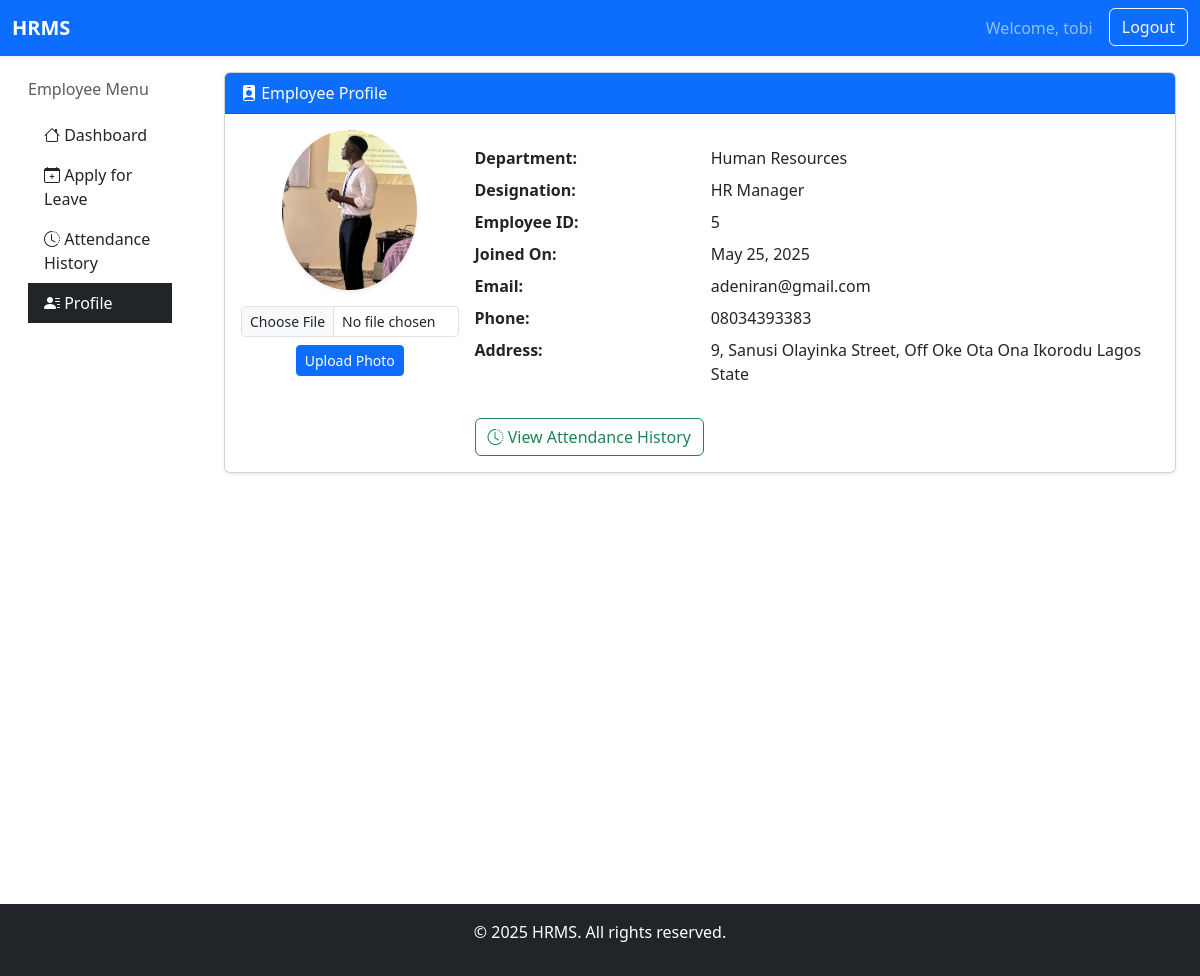
Screenshot of /profile/ (signed in) with the database file from the repository.
### core/models.py (models this page shows, shortened)
class Employee(models.Model):
    user = models.OneToOneField(User, on_delete=models.CASCADE, related_name='employee')
    department = models.CharField(max_length=100)
    designation = models.CharField(max_length=100)
    join_date = models.DateField()
    phone = models.CharField(max_length=15)
    address = models.TextField()
    is_hr = models.BooleanField(default=False)
    avatar = models.ImageField(upload_to='avatars/', blank=True, null=True)

### core/views.py (the view)
# urls.py: path('profile/', views.profile, name='profile'),
@login_required
def profile(request):
    employee = get_object_or_404(Employee, user=request.user)
    return render(request, "core/profile.html", {"employee": employee})

### templates/core/profile.html (shortened to what this page needs)
{% extends "core/base.html" %}
{% load static %}
{% block brand_link %}
<a class="navbar-brand" href="{% url 'hr_dashboard' %}"><b>HRMS</b></a>
{% endblock %}
{% block content %}
{% include "core/emp_sidebar.html" %}
<main class="col-md-9 ms-sm-auto col-lg-10 px-md-4 mt-3">
  <div class="card shadow-sm mb-4">
    <div class="card-header bg-primary text-white">
      <i class="bi bi-person-badge-fill"></i> Employee Profile
    </div>
    <div class="card-body">
      <div class="row g-3">
        <div class="col-md-3 text-center">
          <img src="{% if employee.avatar %}{{ employee.avatar.url }}{% else %}{% static 'img/avatar_placeholder.png' %}{% endif %}"
               class="rounded-circle img-fluid shadow-sm mb-3"
               style="max-height: 160px;" alt="Avatar">
          <form method="post" enctype="multipart/form-data" action="{% url 'upload_profile_picture' employee.id %}">
            <div class="mb-2">
              <input type="file" name="avatar" class="form-control form-control-sm" required>
            </div>
            <button type="submit" class="btn btn-sm btn-primary">Upload Photo</button>
          </form>
        </div>
        <div class="col-md-9">
          <dl class="row">
            <dt class="col-sm-4">Department:</dt>
            <dd class="col-sm-8">{{ employee.department }}</dd>
            <dt class="col-sm-4">Designation:</dt>
            <dd class="col-sm-8">{{ employee.designation }}</dd>
            <dt class="col-sm-4">Employee ID:</dt>
            <dd class="col-sm-8">{{ employee.id }}</dd>
            <dt class="col-sm-4">Joined On:</dt>
            <dd class="col-sm-8">{{ employee.join_date|date:"M d, Y" }}</dd>
            <dt class="col-sm-4">Email:</dt>
            <dd class="col-sm-8">{{ employee.user.email }}</dd>
            <dt class="col-sm-4">Phone:</dt>
            <dd class="col-sm-8">{{ employee.phone|default:"—" }}</dd>
            <dt class="col-sm-4">Address:</dt>
            <dd class="col-sm-8">{{ employee.address|default:"—" }}</dd>
          </dl>
          <a href="{% url 'attendance' %}" class="btn btn-outline-success mt-2">
            <i class="bi bi-clock-history"></i> View Attendance History
          </a>
        </div>
      </div>
    </div>
  </div>
</main>
{% endblock %}

### templates/core/base.html (shortened to what this page needs)
<!doctype html>
<html lang="en">
  <head>
    <link rel="stylesheet" href="https://cdnjs.cloudflare.com/ajax/libs/font-awesome/6.5.0/css/all.min.css">
    <link href="https://cdn.jsdelivr.net/npm/bootstrap@5.3.6/dist/css/bootstrap.min.css" rel="stylesheet">
    <link href="https://cdn.jsdelivr.net/npm/bootstrap@5.3.0/dist/css/bootstrap.min.css" rel="stylesheet">
    <link href="https://cdn.jsdelivr.net/npm/bootstrap-icons@1.10.5/font/bootstrap-icons.css" rel="stylesheet">
  </head>
  <body>
    {% block nav %}
      <nav class="navbar navbar-expand-lg navbar-dark bg-primary shadow-sm">
        <div class="container-fluid">
        {% block brand_link %}{% endblock %}
        <div class="collapse navbar-collapse justify-content-end" id="navbarContent">
        <ul class="navbar-nav mb-2 mb-lg-0">
          {% if user.is_authenticated %}
            <li class="nav-item">
              <a class="nav-link" href="#">Welcome, {{ user.username }}</a>
            </li>
            <li class="nav-item">
              <form method="post" action="{% url 'logout' %}" class="d-inline">
                <button type="submit" class="btn btn-outline-light ms-2">Logout</button>
              </form>
            </li>
          {% endif %}
      </ul>
    </div>
  </div>
</nav>
{% endblock %}
  <div class="container-fluid">
    <div class="row">
      {% block content %}
      {% endblock %}
    </div>
  </div>
  <footer class="mt-5 text-center text-white bg-dark py-3">
    <p>&copy; 2025 HRMS. All rights reserved.</p>
  </footer>
  </body>
</html>

### rows the page displays
Employee: avatar (picture), department "Human Resources", designation "HR Manager", id "5", join_date "May 25, 2025", user.email "adeniran@gmail.com", phone "08034393383", address "9, Sanusi Olayinka Street, Off Oke Ota Ona Ikorodu Lagos State"

### other values shown
{{ user.username }} "tobi"
